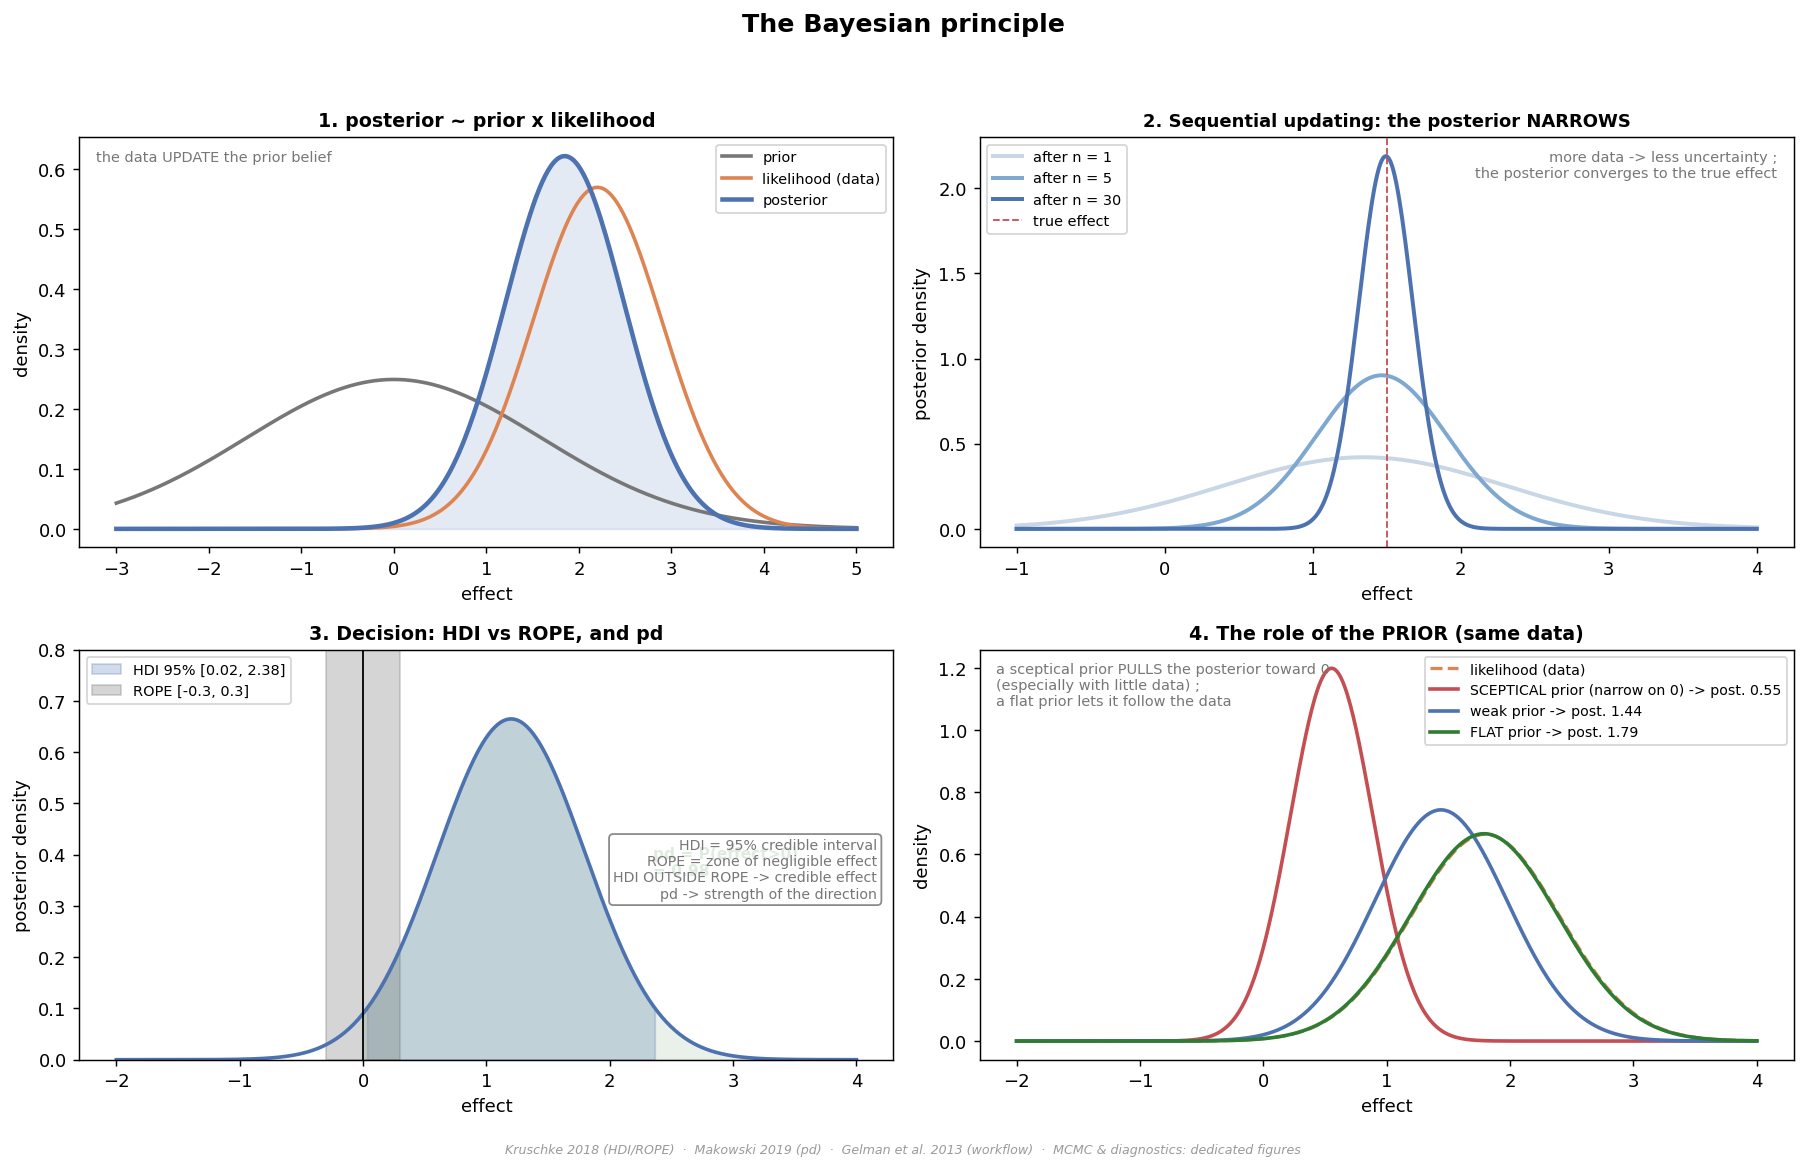

Write Python code to recreate this figure.
"""Didactic figure (2x2): the Bayesian PRINCIPLE (sampling/diagnostics have their own
figures - mcmc.py, convergence_diagnostics.py). (1) posterior ~ prior x likelihood.
(2) sequential updating: the posterior narrows as data accumulate. (3) HDI / ROPE / pd
decision. (4) the role of the prior: sceptical vs weak vs flat give different posteriors
for the same data. English labels, ASCII only."""
import numpy as np
from scipy import stats
import matplotlib
matplotlib.use("Agg")
import matplotlib.pyplot as plt

BLUE, ORANGE, GREY, POS, RED = "#4C72B0", "#DD8452", "#777777", "#2e7d32", "#C44E52"


def post_normal(m0, v0, mL, vL):
    prec = 1 / v0 + 1 / vL
    return (m0 / v0 + mL / vL) / prec, (1 / prec)**0.5


fig, ax = plt.subplots(2, 2, figsize=(14, 9))
fig.suptitle("The Bayesian principle", fontsize=14, fontweight="bold")

# ---- 1. posterior ~ prior x likelihood ----
a = ax[0, 0]
th = np.linspace(-3, 5, 500)
mp, sp = post_normal(0.0, 1.6**2, 2.2, 0.7**2)
a.plot(th, stats.norm.pdf(th, 0, 1.6), color=GREY, lw=2, label="prior")
a.plot(th, stats.norm.pdf(th, 2.2, 0.7), color=ORANGE, lw=2, label="likelihood (data)")
a.plot(th, stats.norm.pdf(th, mp, sp), color=BLUE, lw=2.5, label="posterior")
a.fill_between(th, stats.norm.pdf(th, mp, sp), color=BLUE, alpha=0.15)
a.set_title("1. posterior ~ prior x likelihood", fontweight="bold", fontsize=10.5)
a.set_xlabel("effect"); a.set_ylabel("density"); a.legend(fontsize=8, loc="upper right")
a.text(0.02, 0.97, "the data UPDATE the prior belief", transform=a.transAxes, va="top", fontsize=8, color=GREY)

# ---- 2. sequential updating ----
a = ax[0, 1]
th = np.linspace(-1, 4, 500); truth = 1.5
for n, c, alpha in [(1, "#c9d6e6", 1), (5, "#7fa8d0", 1), (30, BLUE, 1)]:
    mn, sn = post_normal(0.0, 3.0**2, truth, 1.0 / n)          # n obs of var 1, mean ~ truth
    a.plot(th, stats.norm.pdf(th, mn, sn), color=c, lw=2.2, label=f"after n = {n}")
a.axvline(truth, color=RED, ls="--", lw=1, label="true effect")
a.set_title("2. Sequential updating: the posterior NARROWS", fontweight="bold", fontsize=10)
a.set_xlabel("effect"); a.set_ylabel("posterior density"); a.legend(fontsize=8, loc="upper left")
a.text(0.98, 0.97, "more data -> less uncertainty ;\nthe posterior converges to the true effect",
       transform=a.transAxes, ha="right", va="top", fontsize=8, color=GREY)

# ---- 3. HDI / ROPE / pd ----
a = ax[1, 0]
m, s = 1.2, 0.6
xx = np.linspace(-2, 4, 500); pdf = stats.norm.pdf(xx, m, s)
a.plot(xx, pdf, color=BLUE, lw=2)
lo, hi = m - 1.96 * s, m + 1.96 * s
mask = (xx >= lo) & (xx <= hi)
a.fill_between(xx[mask], pdf[mask], color=BLUE, alpha=0.25, label=f"HDI 95% [{lo:.2f}, {hi:.2f}]")
rope = 0.3
a.axvspan(-rope, rope, color=GREY, alpha=0.3, label=f"ROPE [-{rope}, {rope}]")
a.axvline(0, color="black", lw=1)
pd_val = 1 - stats.norm.cdf(0, m, s)
a.fill_between(xx[xx > 0], stats.norm.pdf(xx[xx > 0], m, s), color=POS, alpha=0.10)
a.set_ylim(0, 0.80)
a.text(2.35, 0.36, f"pd = P(effect>0)\n= {pd_val:.2f}", ha="left", color=POS, fontsize=8.5, fontweight="bold")
a.set_title("3. Decision: HDI vs ROPE, and pd", fontweight="bold", fontsize=10.5)
a.set_xlabel("effect"); a.set_ylabel("posterior density"); a.legend(fontsize=8, loc="upper left")
a.text(0.98, 0.54, "HDI = 95% credible interval\nROPE = zone of negligible effect\nHDI OUTSIDE ROPE -> credible effect\npd -> strength of the direction",
       transform=a.transAxes, ha="right", va="top", fontsize=7.8, color=GREY,
       bbox=dict(boxstyle="round", fc="white", ec=GREY, alpha=0.85))

# ---- 4. role of the prior ----
a = ax[1, 1]
th = np.linspace(-2, 4, 500); mL, vL = 1.8, 0.6**2
a.plot(th, stats.norm.pdf(th, mL, vL**0.5), color=ORANGE, lw=1.8, ls="--", label="likelihood (data)")
for v0, c, lab in [(0.4**2, RED, "SCEPTICAL prior (narrow on 0)"), (1.2**2, BLUE, "weak prior"), (8.0**2, POS, "FLAT prior")]:
    mpp, spp = post_normal(0.0, v0, mL, vL)
    a.plot(th, stats.norm.pdf(th, mpp, spp), color=c, lw=2, label=f"{lab} -> post. {mpp:.2f}")
a.set_title("4. The role of the PRIOR (same data)", fontweight="bold", fontsize=10.5)
a.set_xlabel("effect"); a.set_ylabel("density"); a.legend(fontsize=7.8, loc="upper right")
a.text(0.02, 0.97, "a sceptical prior PULLS the posterior toward 0\n(especially with little data) ;\na flat prior lets it follow the data",
       transform=a.transAxes, va="top", fontsize=8, color=GREY)

fig.text(0.5, 0.005, "Kruschke 2018 (HDI/ROPE)  ·  Makowski 2019 (pd)  ·  Gelman et al. 2013 (workflow)  ·  MCMC & diagnostics: dedicated figures",
         ha="center", fontsize=7, color="#9a9a9a", style="italic")
fig.tight_layout(rect=[0, 0.02, 1, 0.95])
out = "/Users/camile.bousfiha/PycharmProjects/pysced/docs/figures/bayesian_principle.png"
fig.savefig(out, dpi=130, bbox_inches="tight")
print("saved", out)
